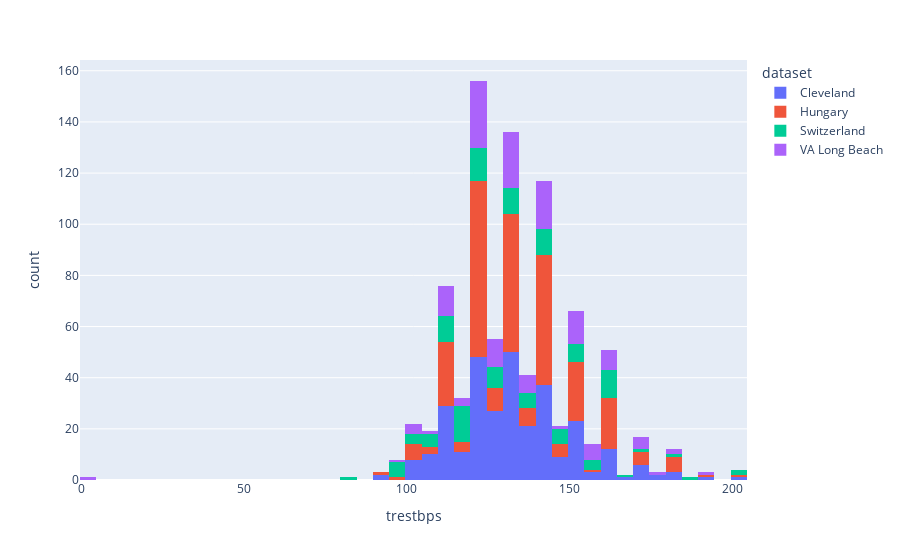

The notebook cell saved with this chart:
### Code cell
# plot of trestbps grouped by dataset
fig = px.histogram(df, x='trestbps', color='dataset')
fig.show()

### Figure 1 — Plotly figure (JSON) as saved in the notebook; plotly's stock layout.template omitted (floating-point values rounded to 4 significant figures; data arrays with more than 128 entries replaced by an {"elided": "..."} marker saying what was removed)
{"data": [{"alignmentgroup": "True", "bingroup": "x", "hovertemplate": "dataset=Cleveland<br>trestbps=%{x}<br>count=%{y}<extra></extra>", "legendgroup": "Cleveland", "marker": {"color": "#636efa", "pattern": {"shape": ""}}, "name": "Cleveland", "offsetgroup": "Cleveland", "orientation": "v", "showlegend": true, "type": "histogram", "x": {"elided": "304 int values"}, "xaxis": "x", "yaxis": "y"}, {"alignmentgroup": "True", "bingroup": "x", "hovertemplate": "dataset=Hungary<br>trestbps=%{x}<br>count=%{y}<extra></extra>", "legendgroup": "Hungary", "marker": {"color": "#EF553B", "pattern": {"shape": ""}}, "name": "Hungary", "offsetgroup": "Hungary", "orientation": "v", "showlegend": true, "type": "histogram", "x": {"elided": "293 int values"}, "xaxis": "x", "yaxis": "y"}, {"alignmentgroup": "True", "bingroup": "x", "hovertemplate": "dataset=Switzerland<br>trestbps=%{x}<br>count=%{y}<extra></extra>", "legendgroup": "Switzerland", "marker": {"color": "#00cc96", "pattern": {"shape": ""}}, "name": "Switzerland", "offsetgroup": "Switzerland", "orientation": "v", "showlegend": true, "type": "histogram", "x": [95, 115, null, 110, 105, 110, 100, 115, 135, 150, 95, 125, 105, 145, 100, 115, 140, 110, 100, 115, 110, 155, 110, 160, 115, 160, 115, 120, 145, 120, 110, 120, 130, 130, 140, 95, 130, 135, 165, 95, 120, 130, 105, 160, 120, 125, 130, 80, 120, 130, 180, 140, 115, 120, 140, 120, 125, 155, 115, 120, 120, 125, 140, 105, 110, 140, 140, 160, 95, 115, 130, 170, 125, 110, 120, 125, 135, 115, 125, 130, 135, 160, 160, 200, 105, 110, 125, 130, 130, 150, 150, 160, 140, 120, 120, 160, 115, 115, 150, 100, 140, 150, 150, 185, 200, 95, 110, 115, 145, 155, 160, 155, 150, 145, 135, 145, 135, null, 115, 140, 160, 160, 145], "xaxis": "x", "yaxis": "y"}, {"alignmentgroup": "True", "bingroup": "x", "hovertemplate": "dataset=VA Long Beach<br>trestbps=%{x}<br>count=%{y}<extra></extra>", "legendgroup": "VA Long Beach", "marker": {"color": "#ab63fa", "pattern": {"shape": ""}}, "name": "VA Long Beach", "offsetgroup": "VA Long Beach", "orientation": "v", "showlegend": true, "type": "histogram", "x": {"elided": "200 int values"}, "xaxis": "x", "yaxis": "y"}], "layout": {"barmode": "relative", "legend": {"title": {"text": "dataset"}, "tracegroupgap": 0}, "margin": {"t": 60}, "xaxis": {"anchor": "y", "domain": [0, 1], "title": {"text": "trestbps"}}, "yaxis": {"anchor": "x", "domain": [0, 1], "title": {"text": "count"}}}}
